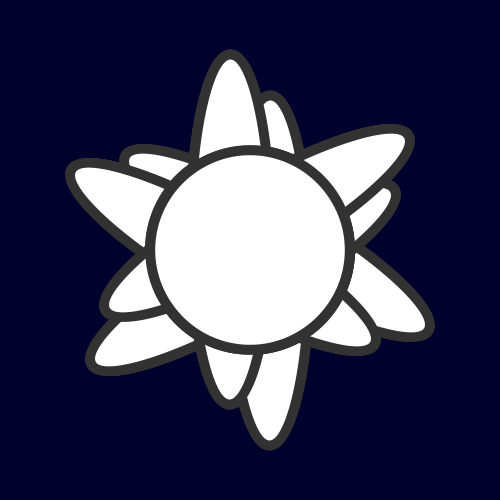
Frame 1 (no input)
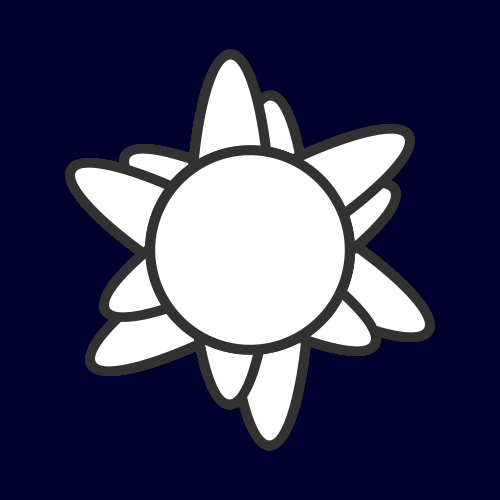
Frame 2 (the mouse pressed at the canvas centre, redrawn once)

The Processing sketch that drew these frames (run headless with seeded random() and noise(); the mouse was pressed at the canvas centre and the sketch redrawn once):

// Processing sketch: processing_85744
// ── processing_85744.pde

void setup ()
{
  size (500,500);
  smooth();
  background(300);
 // noFill();
}
void draw()
{
   translate(width/2,height/2);
  for (int i=0;i<160;i+=10)
  {
    rotate(radians(60));
    //ellipse
    stroke(50);
    strokeWeight(10);
    ellipse(0,0,50,200);
  
   // ellipse2
    stroke(50);
    strokeWeight(10);
    ellipse(20,20,80,350);
 
//ellipse3
 stroke(50);
 strokeWeight(10);
 ellipse(0,0,200,200);
   
  }
  noLoop();
}
